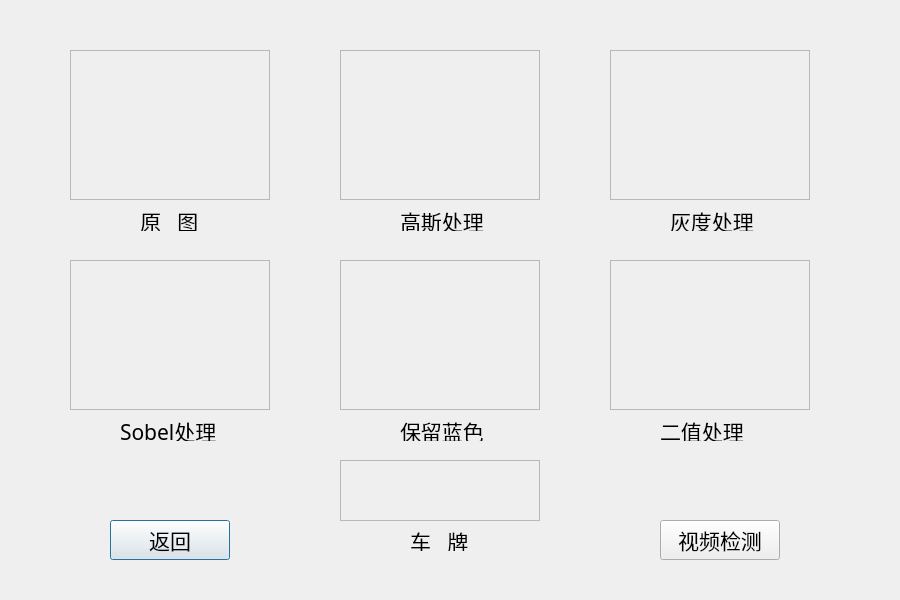
<?xml version="1.0" encoding="UTF-8"?>
<ui version="4.0">
 <class>image</class>
 <widget class="QDialog" name="image">
  <property name="geometry">
   <rect>
    <x>0</x>
    <y>0</y>
    <width>900</width>
    <height>600</height>
   </rect>
  </property>
  <property name="windowTitle">
   <string>Dialog</string>
  </property>
  <widget class="QScrollArea" name="scrollArea">
   <property name="geometry">
    <rect>
     <x>70</x>
     <y>50</y>
     <width>200</width>
     <height>150</height>
    </rect>
   </property>
   <property name="widgetResizable">
    <bool>true</bool>
   </property>
   <widget class="QWidget" name="scrollAreaWidgetContents">
    <property name="geometry">
     <rect>
      <x>0</x>
      <y>0</y>
      <width>198</width>
      <height>148</height>
     </rect>
    </property>
    <widget class="QLabel" name="origin">
     <property name="geometry">
      <rect>
       <x>0</x>
       <y>0</y>
       <width>200</width>
       <height>150</height>
      </rect>
     </property>
     <property name="text">
      <string/>
     </property>
    </widget>
   </widget>
  </widget>
  <widget class="QScrollArea" name="scrollArea_2">
   <property name="geometry">
    <rect>
     <x>340</x>
     <y>50</y>
     <width>200</width>
     <height>150</height>
    </rect>
   </property>
   <property name="widgetResizable">
    <bool>true</bool>
   </property>
   <widget class="QWidget" name="scrollAreaWidgetContents_2">
    <property name="geometry">
     <rect>
      <x>0</x>
      <y>0</y>
      <width>198</width>
      <height>148</height>
     </rect>
    </property>
    <widget class="QLabel" name="gaussian">
     <property name="geometry">
      <rect>
       <x>0</x>
       <y>0</y>
       <width>200</width>
       <height>150</height>
      </rect>
     </property>
     <property name="text">
      <string/>
     </property>
    </widget>
   </widget>
  </widget>
  <widget class="QScrollArea" name="scrollArea_3">
   <property name="geometry">
    <rect>
     <x>70</x>
     <y>260</y>
     <width>200</width>
     <height>150</height>
    </rect>
   </property>
   <property name="widgetResizable">
    <bool>true</bool>
   </property>
   <widget class="QWidget" name="scrollAreaWidgetContents_3">
    <property name="geometry">
     <rect>
      <x>0</x>
      <y>0</y>
      <width>198</width>
      <height>148</height>
     </rect>
    </property>
    <widget class="QLabel" name="sobel">
     <property name="geometry">
      <rect>
       <x>0</x>
       <y>0</y>
       <width>200</width>
       <height>150</height>
      </rect>
     </property>
     <property name="text">
      <string/>
     </property>
    </widget>
   </widget>
  </widget>
  <widget class="QScrollArea" name="scrollArea_4">
   <property name="geometry">
    <rect>
     <x>610</x>
     <y>50</y>
     <width>200</width>
     <height>150</height>
    </rect>
   </property>
   <property name="widgetResizable">
    <bool>true</bool>
   </property>
   <widget class="QWidget" name="scrollAreaWidgetContents_4">
    <property name="geometry">
     <rect>
      <x>0</x>
      <y>0</y>
      <width>198</width>
      <height>148</height>
     </rect>
    </property>
    <widget class="QLabel" name="gray">
     <property name="geometry">
      <rect>
       <x>0</x>
       <y>0</y>
       <width>200</width>
       <height>150</height>
      </rect>
     </property>
     <property name="text">
      <string/>
     </property>
    </widget>
   </widget>
  </widget>
  <widget class="QScrollArea" name="scrollArea_5">
   <property name="geometry">
    <rect>
     <x>340</x>
     <y>260</y>
     <width>200</width>
     <height>150</height>
    </rect>
   </property>
   <property name="widgetResizable">
    <bool>true</bool>
   </property>
   <widget class="QWidget" name="scrollAreaWidgetContents_5">
    <property name="geometry">
     <rect>
      <x>0</x>
      <y>0</y>
      <width>198</width>
      <height>148</height>
     </rect>
    </property>
    <widget class="QLabel" name="blue">
     <property name="geometry">
      <rect>
       <x>0</x>
       <y>0</y>
       <width>200</width>
       <height>150</height>
      </rect>
     </property>
     <property name="text">
      <string/>
     </property>
    </widget>
   </widget>
  </widget>
  <widget class="QScrollArea" name="scrollArea_6">
   <property name="geometry">
    <rect>
     <x>610</x>
     <y>260</y>
     <width>200</width>
     <height>150</height>
    </rect>
   </property>
   <property name="widgetResizable">
    <bool>true</bool>
   </property>
   <widget class="QWidget" name="scrollAreaWidgetContents_6">
    <property name="geometry">
     <rect>
      <x>0</x>
      <y>0</y>
      <width>198</width>
      <height>148</height>
     </rect>
    </property>
    <widget class="QLabel" name="binary">
     <property name="geometry">
      <rect>
       <x>0</x>
       <y>0</y>
       <width>200</width>
       <height>150</height>
      </rect>
     </property>
     <property name="text">
      <string/>
     </property>
    </widget>
   </widget>
  </widget>
  <widget class="QScrollArea" name="scrollArea_7">
   <property name="geometry">
    <rect>
     <x>340</x>
     <y>460</y>
     <width>200</width>
     <height>61</height>
    </rect>
   </property>
   <property name="widgetResizable">
    <bool>true</bool>
   </property>
   <widget class="QWidget" name="scrollAreaWidgetContents_7">
    <property name="geometry">
     <rect>
      <x>0</x>
      <y>0</y>
      <width>198</width>
      <height>59</height>
     </rect>
    </property>
    <widget class="QLabel" name="plate">
     <property name="geometry">
      <rect>
       <x>0</x>
       <y>0</y>
       <width>200</width>
       <height>60</height>
      </rect>
     </property>
     <property name="text">
      <string/>
     </property>
    </widget>
   </widget>
  </widget>
  <widget class="QPushButton" name="pushButton">
   <property name="geometry">
    <rect>
     <x>110</x>
     <y>520</y>
     <width>120</width>
     <height>40</height>
    </rect>
   </property>
   <property name="font">
    <font>
     <family>微软雅黑</family>
     <pointsize>16</pointsize>
    </font>
   </property>
   <property name="text">
    <string>返回</string>
   </property>
  </widget>
  <widget class="QPushButton" name="pushButton_2">
   <property name="geometry">
    <rect>
     <x>660</x>
     <y>520</y>
     <width>120</width>
     <height>40</height>
    </rect>
   </property>
   <property name="font">
    <font>
     <family>微软雅黑</family>
     <pointsize>16</pointsize>
    </font>
   </property>
   <property name="text">
    <string>视频检测</string>
   </property>
  </widget>
  <widget class="QLabel" name="label">
   <property name="geometry">
    <rect>
     <x>140</x>
     <y>210</y>
     <width>71</width>
     <height>21</height>
    </rect>
   </property>
   <property name="font">
    <font>
     <family>微软雅黑</family>
     <pointsize>16</pointsize>
    </font>
   </property>
   <property name="text">
    <string>原   图</string>
   </property>
  </widget>
  <widget class="QLabel" name="label_2">
   <property name="geometry">
    <rect>
     <x>400</x>
     <y>210</y>
     <width>91</width>
     <height>21</height>
    </rect>
   </property>
   <property name="font">
    <font>
     <family>微软雅黑</family>
     <pointsize>16</pointsize>
    </font>
   </property>
   <property name="text">
    <string>高斯处理</string>
   </property>
  </widget>
  <widget class="QLabel" name="label_3">
   <property name="geometry">
    <rect>
     <x>120</x>
     <y>420</y>
     <width>101</width>
     <height>21</height>
    </rect>
   </property>
   <property name="font">
    <font>
     <family>微软雅黑</family>
     <pointsize>16</pointsize>
    </font>
   </property>
   <property name="text">
    <string>Sobel处理</string>
   </property>
  </widget>
  <widget class="QLabel" name="label_4">
   <property name="geometry">
    <rect>
     <x>660</x>
     <y>420</y>
     <width>91</width>
     <height>21</height>
    </rect>
   </property>
   <property name="font">
    <font>
     <family>微软雅黑</family>
     <pointsize>16</pointsize>
    </font>
   </property>
   <property name="text">
    <string>二值处理</string>
   </property>
  </widget>
  <widget class="QLabel" name="label_5">
   <property name="geometry">
    <rect>
     <x>400</x>
     <y>420</y>
     <width>91</width>
     <height>21</height>
    </rect>
   </property>
   <property name="font">
    <font>
     <family>微软雅黑</family>
     <pointsize>16</pointsize>
    </font>
   </property>
   <property name="text">
    <string>保留蓝色</string>
   </property>
  </widget>
  <widget class="QLabel" name="label_6">
   <property name="geometry">
    <rect>
     <x>670</x>
     <y>210</y>
     <width>91</width>
     <height>21</height>
    </rect>
   </property>
   <property name="font">
    <font>
     <family>微软雅黑</family>
     <pointsize>16</pointsize>
    </font>
   </property>
   <property name="text">
    <string>灰度处理</string>
   </property>
  </widget>
  <widget class="QLabel" name="label_7">
   <property name="geometry">
    <rect>
     <x>410</x>
     <y>530</y>
     <width>71</width>
     <height>21</height>
    </rect>
   </property>
   <property name="font">
    <font>
     <family>微软雅黑</family>
     <pointsize>16</pointsize>
    </font>
   </property>
   <property name="text">
    <string>车   牌</string>
   </property>
  </widget>
 </widget>
 <resources/>
 <connections/>
</ui>
